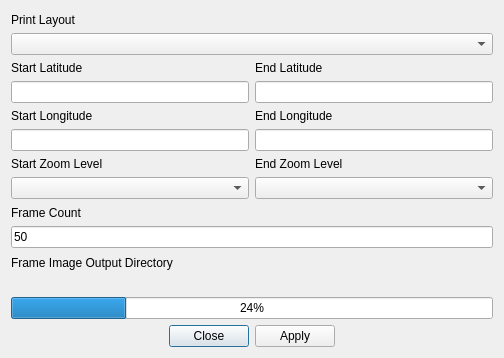
<?xml version="1.0" encoding="UTF-8"?>
<ui version="4.0">
 <class>mmqgis_animate_zoom_form</class>
 <widget class="QDialog" name="mmqgis_animate_zoom_form">
  <property name="windowModality">
   <enum>Qt::ApplicationModal</enum>
  </property>
  <property name="enabled">
   <bool>true</bool>
  </property>
  <property name="geometry">
   <rect>
    <x>0</x>
    <y>0</y>
    <width>504</width>
    <height>358</height>
   </rect>
  </property>
  <property name="mouseTracking">
   <bool>false</bool>
  </property>
  <property name="windowTitle">
   <string>Animate Zoom</string>
  </property>
  <layout class="QVBoxLayout" name="verticalLayout">
   <item>
    <widget class="QLabel" name="label_5">
     <property name="text">
      <string>Print Layout</string>
     </property>
     <property name="alignment">
      <set>Qt::AlignBottom|Qt::AlignLeading|Qt::AlignLeft</set>
     </property>
    </widget>
   </item>
   <item>
    <widget class="QComboBox" name="print_layout"/>
   </item>
   <item>
    <layout class="QGridLayout" name="gridLayout">
     <item row="5" column="1">
      <widget class="QComboBox" name="end_zoom"/>
     </item>
     <item row="4" column="0">
      <widget class="QLabel" name="label_2">
       <property name="text">
        <string>Start Zoom Level</string>
       </property>
      </widget>
     </item>
     <item row="5" column="0">
      <widget class="QComboBox" name="start_zoom"/>
     </item>
     <item row="0" column="1">
      <widget class="QLabel" name="label_6">
       <property name="text">
        <string>End Latitude</string>
       </property>
       <property name="alignment">
        <set>Qt::AlignBottom|Qt::AlignLeading|Qt::AlignLeft</set>
       </property>
      </widget>
     </item>
     <item row="4" column="1">
      <widget class="QLabel" name="label_9">
       <property name="text">
        <string>End Zoom Level</string>
       </property>
      </widget>
     </item>
     <item row="2" column="0">
      <widget class="QLabel" name="label_3">
       <property name="text">
        <string>Start Longitude</string>
       </property>
      </widget>
     </item>
     <item row="0" column="0">
      <widget class="QLabel" name="label_4">
       <property name="text">
        <string>Start Latitude</string>
       </property>
       <property name="alignment">
        <set>Qt::AlignBottom|Qt::AlignLeading|Qt::AlignLeft</set>
       </property>
      </widget>
     </item>
     <item row="3" column="0">
      <widget class="QLineEdit" name="start_long"/>
     </item>
     <item row="1" column="0">
      <widget class="QLineEdit" name="start_lat"/>
     </item>
     <item row="1" column="1">
      <widget class="QLineEdit" name="end_lat"/>
     </item>
     <item row="3" column="1">
      <widget class="QLineEdit" name="end_long"/>
     </item>
     <item row="2" column="1">
      <widget class="QLabel" name="label_8">
       <property name="text">
        <string>End Longitude</string>
       </property>
      </widget>
     </item>
    </layout>
   </item>
   <item>
    <widget class="QLabel" name="label_7">
     <property name="text">
      <string>Frame Count</string>
     </property>
    </widget>
   </item>
   <item>
    <widget class="QLineEdit" name="frame_count">
     <property name="text">
      <string>50</string>
     </property>
     <property name="readOnly">
      <bool>false</bool>
     </property>
    </widget>
   </item>
   <item>
    <widget class="QLabel" name="label">
     <property name="text">
      <string>Frame Image Output Directory</string>
     </property>
     <property name="alignment">
      <set>Qt::AlignBottom|Qt::AlignLeading|Qt::AlignLeft</set>
     </property>
    </widget>
   </item>
   <item>
    <widget class="QgsFileWidget" name="frame_directory"/>
   </item>
   <item>
    <widget class="QProgressBar" name="status">
     <property name="value">
      <number>24</number>
     </property>
    </widget>
   </item>
   <item>
    <widget class="QDialogButtonBox" name="buttonBox">
     <property name="orientation">
      <enum>Qt::Horizontal</enum>
     </property>
     <property name="standardButtons">
      <set>QDialogButtonBox::Apply|QDialogButtonBox::Close</set>
     </property>
     <property name="centerButtons">
      <bool>true</bool>
     </property>
    </widget>
   </item>
  </layout>
 </widget>
 <customwidgets>
  <customwidget>
   <class>QgsFileWidget</class>
   <extends>QWidget</extends>
   <header>qgsfilewidget.h</header>
  </customwidget>
 </customwidgets>
 <tabstops>
  <tabstop>buttonBox</tabstop>
 </tabstops>
 <resources/>
 <connections>
  <connection>
   <sender>buttonBox</sender>
   <signal>accepted()</signal>
   <receiver>mmqgis_animate_zoom_form</receiver>
   <slot>accept()</slot>
   <hints>
    <hint type="sourcelabel">
     <x>248</x>
     <y>254</y>
    </hint>
    <hint type="destinationlabel">
     <x>157</x>
     <y>274</y>
    </hint>
   </hints>
  </connection>
  <connection>
   <sender>buttonBox</sender>
   <signal>rejected()</signal>
   <receiver>mmqgis_animate_zoom_form</receiver>
   <slot>reject()</slot>
   <hints>
    <hint type="sourcelabel">
     <x>316</x>
     <y>260</y>
    </hint>
    <hint type="destinationlabel">
     <x>286</x>
     <y>274</y>
    </hint>
   </hints>
  </connection>
 </connections>
</ui>
